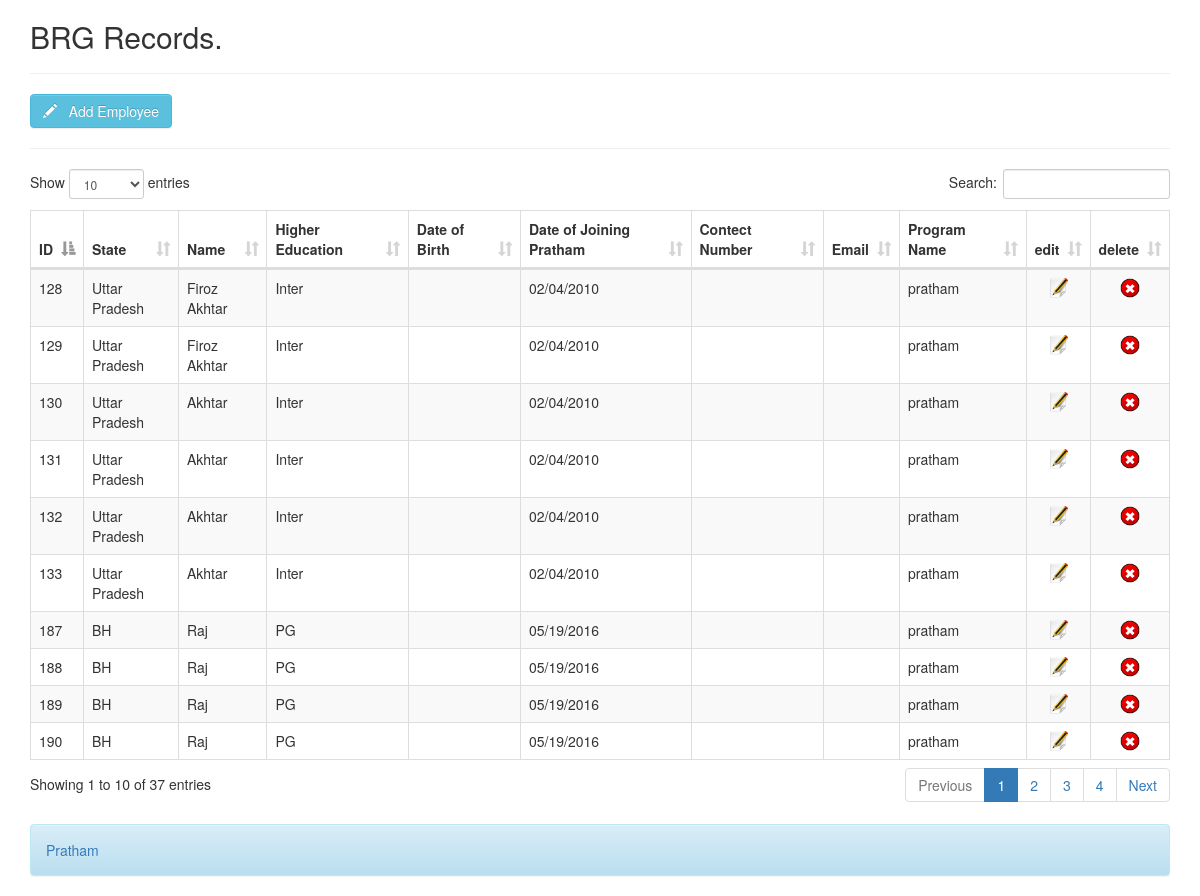
The page /BRG_List/BRG_List/index.php on the database its author committed.
### tables this page shows
CREATE TABLE `brglist` (
  `id` int(5) NOT NULL,
  `state` varchar(25) DEFAULT NULL,
  `districtName` varchar(50) DEFAULT NULL,
  `blockName` varchar(50) DEFAULT NULL,
  `brgCode` varchar(25) DEFAULT NULL,
  `brgName` varchar(25) DEFAULT NULL,
  `higherEducation` varchar(25) DEFAULT NULL,
  `dateOfBirth` varchar(25) DEFAULT NULL,
  `dateOfJoiningPratham` varchar(25) DEFAULT NULL,
  `contectNo` varchar(25) DEFAULT NULL,
  `email` varchar(35) DEFAULT NULL,
  `programName` varchar(25) DEFAULT NULL
);

### BRG_List/BRG_List/index.php (the view, shortened to what this page needs)
<!DOCTYPE html PUBLIC "-//W3C//DTD XHTML 1.0 Transitional//EN" "http://www.w3.org/TR/xhtml1/DTD/xhtml1-transitional.dtd">
<html xmlns="http://www.w3.org/1999/xhtml">
<head>
<link href="bootstrap/css/bootstrap.min.css" rel="stylesheet" media="screen">
<link href="bootstrap/css/bootstrap-theme.min.css" rel="stylesheet" media="screen">
<link href="assets/datatables.min.css" rel="stylesheet" type="text/css">
</head>
<body>
	<div class="container">
        <h2 class="form-signin-heading">BRG Records.</h2><hr />
        <button class="btn btn-info" type="button" id="btn-add"> <span class="glyphicon glyphicon-pencil"></span> &nbsp; Add Employee</button>
        <hr />
        <div class="content-loader">
        <table cellspacing="0" width="100%" id="example" class="table table-striped table-hover table-responsive">
        <thead>
        <tr>
        <th>ID</th>
        <th>State</th>
        <th>Name</th>
        <th>Higher Education</th>
        <th>Date of Birth</th>
        <th>Date of Joining Pratham</th>
        <th>Contect Number</th>
        <th>Email</th>
        <th>Program Name</th>
        <th>edit</th>
        <th>delete</th>
        </tr>
        </thead>
        <tbody>
        <?php
        require_once 'dbconfig.php';
        $stmt = $db_con->prepare("SELECT * FROM brglist ORDER BY id DESC");
        $stmt->execute();
		while($row=$stmt->fetch(PDO::FETCH_ASSOC))
		{
			?>
			<tr>
			<td><?php echo $row['id']; ?></td>
			<td><?php echo $row['state']; ?></td>
			<td><?php echo $row['brgName']; ?></td>
			<td><?php echo $row['higherEducation']; ?></td>
			<td><?php echo $row['dateOfBirth']; ?></td>
			<td><?php echo $row['dateOfJoiningPratham']; ?></td>
			<td><?php echo $row['contectNumber']; ?></td>
			<td><?php echo $row['email']; ?></td>
			<td><?php echo $row['programName']; ?></td>
			<td align="center">
			<a id="<?php echo $row['id']; ?>" class="edit-link" href="#" title="Edit">
			<img src="edit.png" width="20px" />
            </a></td>
			<td align="center"><a id="<?php echo $row['id']; ?>" class="delete-link" href="#" title="Delete">
			<img src="delete.png" width="20px" />
            </a></td>
			</tr>
			<?php
		}
		?>
        </tbody>
        </table>
        </div>
    </div>
    <br />
    <div class="container">
        <div class="alert alert-info">
        <a href="http://www.pratham.org" target="_blank">Pratham</a>
        </div>
    </div>
</body>
</html>

### rows shown on the page
brglist: id "190", state "BH", brgName "Raj", higherEducation "PG", dateOfJoiningPratham "05/19/2016", programName "pratham"
brglist: id "189", state "BH", brgName "Raj", higherEducation "PG", dateOfJoiningPratham "05/19/2016", programName "pratham"
brglist: id "188", state "BH", brgName "Raj", higherEducation "PG", dateOfJoiningPratham "05/19/2016", programName "pratham"
brglist: id "187", state "BH", brgName "Raj", higherEducation "PG", dateOfJoiningPratham "05/19/2016", programName "pratham"
brglist: id "133", state "Uttar Pradesh", brgName "Akhtar", higherEducation "Inter", dateOfJoiningPratham "02/04/2010", programName "pratham"
brglist: id "132", state "Uttar Pradesh", brgName "Akhtar", higherEducation "Inter", dateOfJoiningPratham "02/04/2010", programName "pratham"
brglist: id "131", state "Uttar Pradesh", brgName "Akhtar", higherEducation "Inter", dateOfJoiningPratham "02/04/2010", programName "pratham"
brglist: id "130", state "Uttar Pradesh", brgName "Akhtar", higherEducation "Inter", dateOfJoiningPratham "02/04/2010", programName "pratham"
brglist: id "129", state "Uttar Pradesh", brgName "Firoz Akhtar", higherEducation "Inter", dateOfJoiningPratham "02/04/2010", programName "pratham"
brglist: id "128", state "Uttar Pradesh", brgName "Firoz Akhtar", higherEducation "Inter", dateOfJoiningPratham "02/04/2010", programName "pratham"
